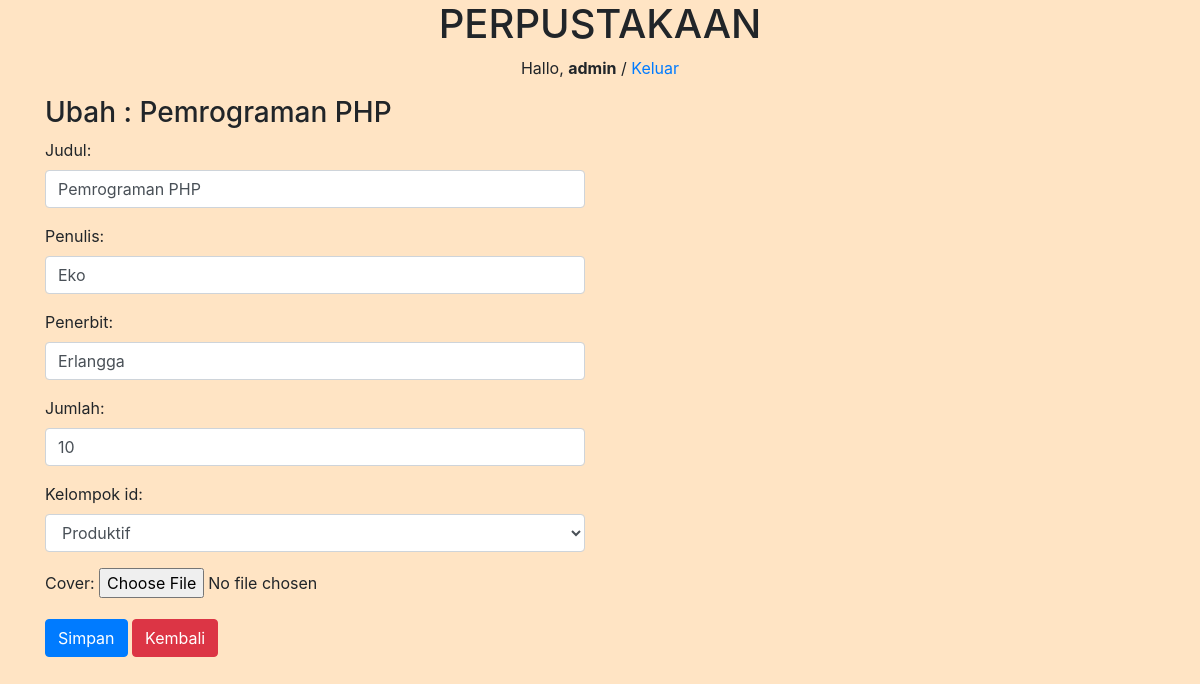
Page /buku/ubah/1 (signed in) on the committed database.
### perpustakaan/models.py (models this page shows, shortened)
class Buku(models.Model):
    judul = models.CharField(max_length=50)
    penulis = models.CharField(max_length=40)
    penerbit = models.CharField(max_length=40)
    jumlah = models.IntegerField(null=True)
    kelompok_id = models.ForeignKey(
        Kelompok, on_delete=models.CASCADE, null=True)
    cover = models.ImageField(upload_to='cover/', null=True)
    tanggal = models.DateTimeField(auto_now_add=True, null=True)

### perpustakaan/views.py (the view)
# urls.py: path('buku/ubah/<int:id_buku>', ubah_buku, name='ubah_buku'),
@login_required(login_url=settings.LOGIN_URL)
def ubah_buku(request, id_buku):
    buku = Buku.objects.get(id=id_buku)
    template = 'ubah-buku.html'
    if request.POST:
        form = FormBuku(request.POST, request.FILES, instance=buku)
        if form.is_valid():
            form.save()
            messages.success(request, "Data Berhasil diperbaharui!")
            return redirect('ubah_buku', id_buku=id_buku)
    else:
        form = FormBuku(instance=buku)
        konteks = {
            'form': form,
            'buku': buku,
        }
    return render(request, template, konteks)

### perpustakaan/forms.py
class FormBuku(ModelForm):
    class Meta:
        model = Buku
        fields = '__all__'
        widgets = {
            'judul': forms.TextInput({'class': 'form-control'}),
            'penulis': forms.TextInput({'class': 'form-control'}),
            'penerbit': forms.TextInput({'class': 'form-control'}),
            'jumlah': forms.NumberInput({'class': 'form-control'}),
            'kelompok_id': forms.Select({'class': 'form-control'}),
        }

### perpustakaan/models.py (called while the page is built)
    def __str__(self):
        return self.nama

### perpustakaan/templates/ubah-buku.html (shortened to what this page needs)
{% extends 'base.html' %}
{% block content %}
<div class="container">
    <div class="row">
        <div class="col-md-6">
            <h3>Ubah : {{ buku.judul }}</h3>
            <form action="{% url 'ubah_buku' buku.id %}" method="post" enctype="multipart/form-data">
                {{ form.as_p }}
                <button class=" btn btn-primary">Simpan</button>
                <a href="{% url 'buku' %}" class="btn btn-danger">Kembali</a>
            </form>
        </div>
    </div>
</div>
{% endblock %}

### templates/judul.html
<center>
    <h1>PERPUSTAKAAN</h1>
    {% if user.is_authenticated %}
    <p>Hallo, <strong>{{ user }}</strong> / <a href="{% url 'keluar' %}">Keluar</a></p>
    {% endif %}
</center>

### static/css/style.css (style rules this page uses)
body { background-color: bisque; }

### rows in the picture
Buku: judul "Pemrograman PHP", penulis "Eko", penerbit "Erlangga", jumlah "10", kelompok_id "Produktif"

### other values in the picture
{{ user }} "admin"
